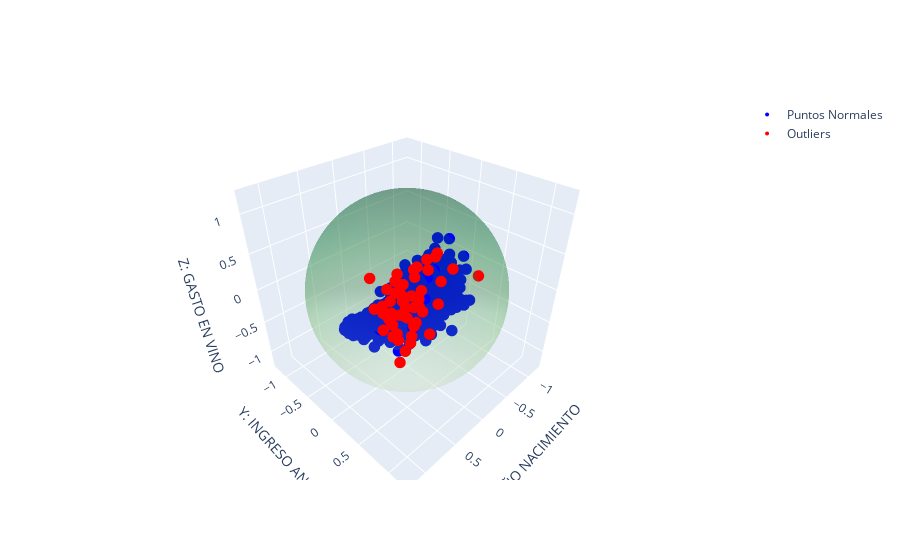

Notebook source saved alongside this figure:
### Markdown cell above
### Visualización de outliers en figura 3D

Se utiliza las variables 'Year_Birth', 'Income' y 'MntWines'

### Code cell
import plotly.graph_objs as go
import numpy as np
import plotly.express as px
from mpl_toolkits.mplot3d import Axes3D

columnas_seleccionadas =  dataframe_scaled_minmax[['Year_Birth', 'Income' , 'MntWines']]

# se convierten las columnas seleccionadas a numpy.ndarray
data_array = columnas_seleccionadas.to_numpy()

# Se define un umbral de distancia euclidiana para identificar outliers
umbral = 1.2

# Calcula la distancia euclidiana desde el origen para cada uno de los puntos
distancias = np.linalg.norm(data_array, axis=1)

# indentificacion de los indices de los outliers
outliers_indices = np.where(distancias > umbral)[0]

# se separa los datos en dos grupos: puntos normales y outliers
puntos_normales  = data_array[distancias <= umbral]
outliers = data_array[outliers_indices]

# Se crea la figura 3d interactiva (esfera)
fig3d = go.Figure()

# plotea los puntos de datos normales dentro de la esfera

fig3d.add_trace(go.Scatter3d(
    x = puntos_normales[:,0],
    y = puntos_normales[:,1],
    z = puntos_normales[:,2],
    mode='markers',
    marker={'color':'blue', 'size': 4},
    name='Puntos Normales'

))

# plotea los outliers fuera de la esfera
fig3d.add_trace(go.Scatter3d(
    x=outliers[:, 0],
    y=outliers[:, 1],
    z=outliers[:, 2],
    mode='markers',
    marker={'color':'red', 'size':4},
    name='Outliers'
))

# Crea una esfera que excluye los outliers
u = np.linspace(0, 2 * np.pi, 100)
v = np.linspace(0, np.pi, 100)
x = umbral * np.outer(np.cos(u), np.sin(v))
y = umbral * np.outer(np.sin(u), np.sin(v))
z = umbral * np.outer(np.ones_like(u), np.cos(v))

fig3d.add_trace(go.Surface(x=x, y=y, z=z, colorscale='greens', opacity=0.3, showscale=False, name='Esfera Umbral'))

# Se configura el diseño de la figura
fig3d.update_layout(
    scene={
        'xaxis_title':'X: AÑO NACIMIENTO', #EJE X
        'yaxis_title':'Y: INGRESO ANUAL', #EJE Y
        'zaxis_title':'Z: GASTO EN VINO' #EJE Z
    },
    scene_camera={
        'center':{'x':0, 'y':0, 'z':0},
        'eye':{'x':1.25, 'y':1.25, 'z':1.25}
    }
)

# Se muestra la figura interactiva
fig3d.show()

### Figure 1 — Plotly figure (JSON) as saved in the notebook; plotly's stock layout.template omitted (floating-point values rounded to 4 significant figures; data arrays with more than 128 entries replaced by an {"elided": "..."} marker saying what was removed)
{"data": [{"marker": {"color": "blue", "size": 4}, "mode": "markers", "name": "Puntos Normales", "type": "scatter3d", "x": {"elided": "1431 float values"}, "y": {"elided": "1431 float values"}, "z": {"elided": "1431 float values"}}, {"marker": {"color": "red", "size": 4}, "mode": "markers", "name": "Outliers", "type": "scatter3d", "x": [0, 0, 0.3, 0.3333, 0.3667, 0.4333, 0.5, 0.5333, 0.5333, 0.5667, 0.6, 0.6333, 0.6667, 0.7, 0.7, 0.7333, 0.7333, 0.7333, 0.7667, 0.7667, 0.7667, 0.7667, 0.7667, 0.7667, 0.8, 0.8, 0.8, 0.8, 0.8333, 0.8333, 0.8333, 0.8667, 0.8667, 0.8667, 0.8667, 0.8667, 0.8667, 0.9, 0.9, 0.9, 0.9, 0.9, 0.9333, 0.9333, 0.9333, 0.9333, 0.9333, 0.9333, 0.9333, 0.9333, 0.9333, 0.9667, 0.9667, 0.9667, 0.9667, 0.9667, 0.9667, 1, 1, 1, 1, 1], "y": [1, 1, 0.7073, 0.9366, 0.744, 0.8845, 0.7761, 0.7858, 0.6638, 0.9758, 0.7888, 0.7303, 0.9716, 0.9019, 0.8524, 0.8143, 0.8143, 0.678, 0.8835, 0.9201, 0.8526, 0.6357, 0.8971, 0.7446, 0.8884, 0.6768, 0.6423, 0.796, 0.671, 0.9206, 0.5623, 0.9115, 0.9254, 0.7909, 0.763, 0.7998, 0.8059, 0.9541, 0.7078, 0.685, 0.3997, 0.678, 0.8915, 0.8589, 0.6149, 0.8149, 0.7394, 0.6149, 0.6029, 0.8149, 0.6029, 0.7032, 0.7767, 0.8339, 0.8683, 0.7767, 0.7338, 0.9754, 0.5643, 0.6877, 0.9033, 0.681], "z": [0.6729, 0.6729, 0.9381, 0.8762, 0.9394, 0.7577, 0.8668, 1, 0.8647, 0.611, 0.6884, 0.8277, 0.3015, 0.5532, 0.6736, 0.9946, 0.9946, 0.7685, 0.4515, 0.6588, 0.6124, 0.8802, 0.6608, 0.5498, 0.4542, 0.7066, 0.8197, 0.4791, 0.718, 0.4664, 0.7046, 0.2759, 0.3708, 0.8822, 0.7968, 0.5464, 0.7133, 0.8647, 0.5074, 0.5276, 0.7847, 0.6608, 0.7968, 0.8472, 0.5101, 0.2921, 0.4354, 0.5101, 0.5814, 0.2921, 0.5814, 0.5384, 0.3318, 0.4038, 0.644, 0.3318, 0.5114, 0.3015, 0.5626, 0.5808, 0.109, 0.3762]}, {"colorscale": [[0, "rgb(247,252,245)"], [0.125, "rgb(229,245,224)"], [0.25, "rgb(199,233,192)"], [0.375, "rgb(161,217,155)"], [0.5, "rgb(116,196,118)"], [0.625, "rgb(65,171,93)"], [0.75, "rgb(35,139,69)"], [0.875, "rgb(0,109,44)"], [1, "rgb(0,68,27)"]], "name": "Esfera Umbral", "opacity": 0.3, "showscale": false, "type": "surface", "x": {"elided": "100x100 float values"}, "y": {"elided": "100x100 float values"}, "z": {"elided": "100x100 float values"}}], "layout": {"scene": {"camera": {"center": {"x": 0, "y": 0, "z": 0}, "eye": {"x": 1.25, "y": 1.25, "z": 1.25}}, "xaxis": {"title": {"text": "X: AÑO NACIMIENTO"}}, "yaxis": {"title": {"text": "Y: INGRESO ANUAL"}}, "zaxis": {"title": {"text": "Z: GASTO EN VINO"}}}}}
